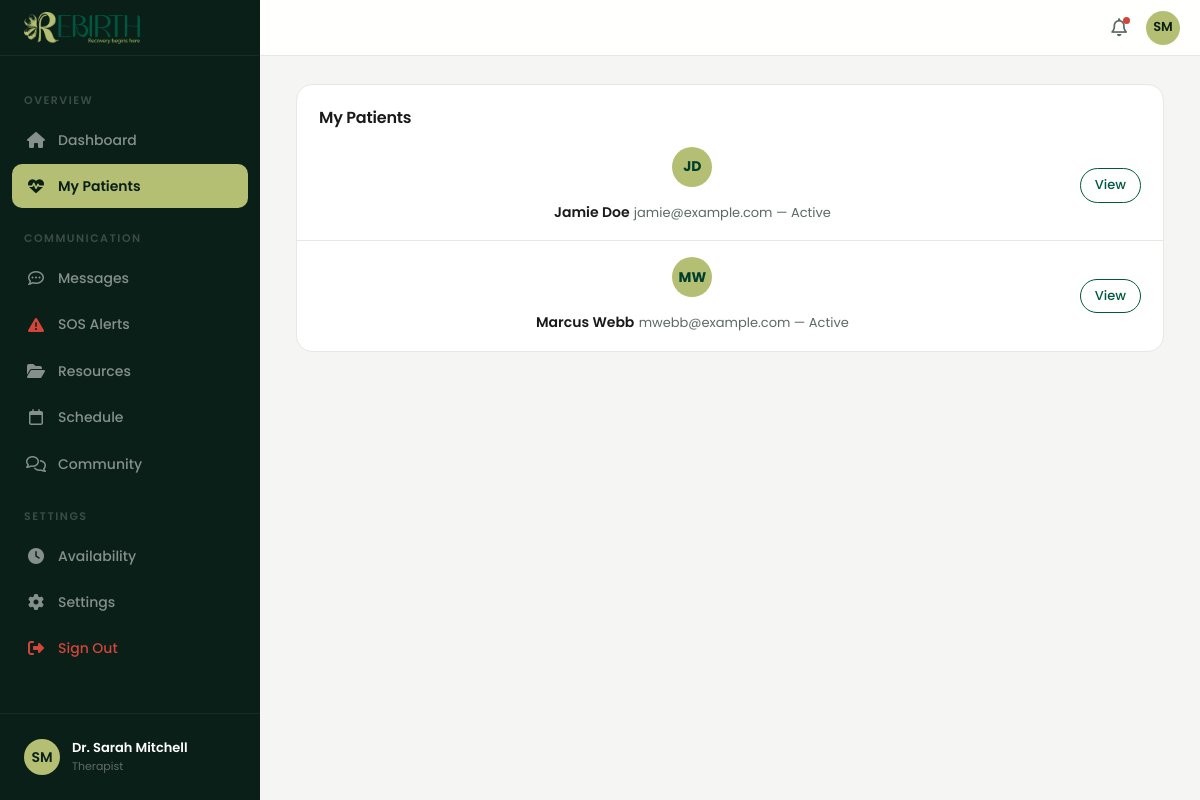
Screenshot of /therapist/patients (signed in) with the database file from the repository.
### tables this page shows
CREATE TABLE `users` (
  `id` INT AUTO_INCREMENT PRIMARY KEY,
  `name` VARCHAR(100) NOT NULL,
  `email` VARCHAR(255) NOT NULL UNIQUE,
  `password_hash` VARCHAR(255) NOT NULL,
  `role` ENUM('member','therapist','admin') NOT NULL DEFAULT 'member',
  `stage` ENUM('Onboarding','Active','Maintenance','Alumni') NOT NULL DEFAULT 'Onboarding',
  `avatar` VARCHAR(255) DEFAULT NULL,
  `initials` VARCHAR(4) NOT NULL,
  `created_at` DATETIME NOT NULL DEFAULT CURRENT_TIMESTAMP,
  `updated_at` DATETIME NOT NULL DEFAULT CURRENT_TIMESTAMP ON UPDATE CURRENT_TIMESTAMP
);

CREATE TABLE `therapist_patients` (
  `id` INT AUTO_INCREMENT PRIMARY KEY,
  `therapist_id` INT NOT NULL,
  `patient_id` INT NOT NULL,
  `assigned_at` DATETIME NOT NULL DEFAULT CURRENT_TIMESTAMP,
  FOREIGN KEY (`therapist_id`) REFERENCES `users`(`id`) ON DELETE CASCADE,
  FOREIGN KEY (`patient_id`) REFERENCES `users`(`id`) ON DELETE CASCADE,
  UNIQUE KEY `unique_assignment` (`therapist_id`, `patient_id`)
);

### app/core/Controller.php (called while the page is built, shortened)
<?php
class Controller {
  protected function render(string $view, array $data = []): string {
    extract($data);
    require VIEWS_PATH . '/' . $view . '.php';
    return ob_get_clean();
  }
  protected function renderWithLayout(string $layout, string $view, array $data = []): void {
    $content = $this->render($view, $data);
    extract(array_merge($data, ['content' => $content]));
    require VIEWS_PATH . '/layouts/' . $layout . '.php';
  }
}

### app/controllers/PanelController.php (called while the page is built, shortened)
<?php
class PanelController extends Controller {
  private function renderPanel(string $view, string $title, array $extra = []): void {
    $this->requireAuth();
    $user = $this->user();
    $memberGroups = Database::fetchAll(
      "SELECT g.* FROM `groups` g JOIN group_members gm ON gm.group_id = g.id WHERE gm.user_id = ?",
      [$user['id']]
    );
    $this->renderWithLayout('panel', $view, array_merge([
      'pageTitle' => $title . ' - Rebirth',
      'page' => $title,
      'user' => $user,
      'memberGroups' => $memberGroups,
      '_token' => $this->csrf(),
    ], $extra));
  }
  public function myPatients(): void {
    $this->requireRole('therapist');
    $user = $this->user();
    $patients = User::patientsForTherapist($user['id']);
    $this->renderPanel('panel/my-patients', 'My Patients', ['patients' => $patients]);
  }
}

### app/core/App.php (called while the page is built, shortened)
<?php
class App {
  private Router $router;
  public function __construct() {
    $this->router = new Router();
  }
  private function registerRoutes(): void {
    $this->router->get('/', 'SiteController@index');
    $this->router->get('/login', 'AuthController@login');
    $this->router->post('/login', 'AuthController@authenticate');
    $this->router->get('/signup', 'AuthController@signup');
    $this->router->post('/signup', 'AuthController@register');
    $this->router->get('/logout', 'AuthController@logout');
    $this->router->post('/logout', 'AuthController@logout');
    $this->router->get('/panel/dashboard', 'PanelController@dashboard');
    $this->router->get('/panel/checkin', 'PanelController@checkin');
    $this->router->get('/panel/journal', 'PanelController@journal');
    $this->router->get('/panel/appointments', 'PanelController@appointments');
    $this->router->get('/panel/community', 'PanelController@community');
    $this->router->get('/panel/progress', 'PanelController@progress');
    $this->router->get('/panel/resources', 'PanelController@resources');
    $this->router->get('/panel/settings', 'PanelController@settings');
    $this->router->post('/checkin', 'PanelController@saveCheckin');
    $this->router->post('/journal/create', 'PanelController@createJournal');
    $this->router->post('/journal/delete', 'PanelController@deleteJournal');
    $this->router->post('/appointments/create', 'PanelController@createAppointment');
    $this->router->post('/appointments/cancel', 'PanelController@cancelAppointment');
    $this->router->post('/messages/create', 'PanelController@createMessage');
    $this->router->post('/messages/like', 'PanelController@likeMessage');
    $this->router->post('/settings/profile', 'PanelController@updateProfile');
    $this->router->post('/settings/join-group', 'PanelController@joinGroup');
    $this->router->get('/therapist/patients', 'PanelController@myPatients');
    $this->router->get('/therapist/patient/{id}', 'PanelController@patientDetail');
    $this->router->get('/panel/messages', 'PanelController@messages');
    $this->router->post('/messages/send', 'PanelController@sendMessage');
    $this->router->get('/messages/poll', 'PanelController@pollMessages');
    $this->router->get('/panel/sos', 'PanelController@sos');
    $this->router->post('/panel/sos/send', 'PanelController@sendSos');
    $this->router->get('/therapist/resources', 'PanelController@therapistResources');
    $this->router->post('/therapist/resources/create', 'PanelController@createTherapistResource');
    $this->router->post('/therapist/resources/delete', 'PanelController@deleteTherapistResource');
    $this->router->get('/therapist/messages', 'PanelController@therapistMessages');
    $this->router->get('/therapist/messages/{id}', 'PanelController@therapistConversation');
    $this->router->get('/therapist/availability', 'PanelController@therapistAvailability');
    $this->router->post('/therapist/availability/save', 'PanelController@saveTherapistAvailability');
    $this->router->get('/therapist/sos', 'PanelController@therapistSos');
    $this->router->post('/therapist/sos/acknowledge', 'PanelController@acknowledgeSos');
    $this->router->post('/therapist/sos/resolve', 'PanelController@resolveSos');
    $this->router->get('/therapist/patient/{id}/progress', 'PanelController@patientProgress');
    $this->router->post('/therapist/patient/{id}/progress/update', 'PanelController@updatePatientProgress');
    $this->router->get('/therapist/sos/count', 'PanelController@sosCount');
    $this->router->get('/therapist/availability/check', 'PanelController@checkAvailability');
    $this->router->get('/admin/appointments/availability', 'AdminController@getAvailability');
    $this->router->get('/admin/dashboard', 'AdminController@dashboard');
    $this->router->get('/admin/users', 'AdminController@users');
    $this->router->get('/admin/appointments', 'AdminController@appointments');
    $this->router->get('/admin/resources', 'AdminController@resources');
    $this->router->get('/admin/moderation', 'AdminController@moderation');
    $this->router->get('/admin/settings', 'AdminController@settings');
    $this->router->get('/admin/analytics', 'AdminController@analytics');
    $this->router->post('/admin/users/create', 'AdminController@createUser');
    $this->router->post('/admin/users/update', 'AdminController@updateUser');
    $this->router->post('/admin/users/delete', 'AdminController@deleteUser');
    $this->router->post('/admin/appointments/create', 'AdminController@createAppointment');
    $this->router->post('/admin/appointments/update', 'AdminController@updateAppointment');
    $this->router->post('/admin/resources/create', 'AdminController@createResource');
    $this->router->post('/admin/resources/update', 'AdminController@updateResource');
    $this->router->post('/admin/resources/delete', 'AdminController@deleteResource');
    $this->router->post('/admin/moderation/delete', 'AdminController@deleteMessage');
  }
  public function run(): void {
    $method = $_SERVER['REQUEST_METHOD'];
    $uri = parse_url($_SERVER['REQUEST_URI'], PHP_URL_PATH);
    $this->router->dispatch($method, $uri);
  }
}

### index.php (called while the page is built, shortened)
<?php
require_once __DIR__ . '/config.php';
$app = new App();
$app->run();

### config.php (called while the page is built, shortened)
<?php
spl_autoload_register(function ($class) {
  $paths = [
    APP_PATH . '/core/' . $class . '.php',
    APP_PATH . '/controllers/' . $class . '.php',
    APP_PATH . '/models/' . $class . '.php',
  ];
  foreach ($paths as $file) {
    if (file_exists($file)) { require_once $file; return; }
  }
});

### app/core/Middleware.php (called while the page is built, shortened)
<?php
trait Middleware {
  protected function requireAuth(): void {
    $user = Database::fetch("SELECT * FROM users WHERE id = ?", [$_SESSION['user_id']]);
  }
  protected function requireRole(string ...$roles): void {
    $this->requireAuth();
  }
  protected function currentUser(): ?array {
    return $_SESSION['user'] ?? null;
  }
  protected function user(): array {
    $u = $this->currentUser();
    return $u;
  }
}

### app/core/Database.php (called while the page is built, shortened)
<?php
class Database {
  private static ?PDO $instance = null;
  public static function connect(): PDO {
    if (self::$instance === null) {
      $dsn = 'mysql:host=' . DB_HOST . ';port=' . DB_PORT . ';charset=utf8mb4';
      self::$instance = new PDO($dsn, DB_USER, DB_PASS, [
        PDO::ATTR_ERRMODE => PDO::ERRMODE_EXCEPTION,
        PDO::ATTR_DEFAULT_FETCH_MODE => PDO::FETCH_ASSOC,
        PDO::ATTR_EMULATE_PREPARES => false,
      ]);
      self::$instance->exec('CREATE DATABASE IF NOT EXISTS `' . DB_NAME . '` CHARACTER SET utf8mb4 COLLATE utf8mb4_unicode_ci');
      self::$instance->exec('USE `' . DB_NAME . '`');
    }
    return self::$instance;
  }
  public static function query(string $sql, array $params = []): PDOStatement {
    $stmt = self::connect()->prepare($sql);
    $stmt->execute($params);
    return $stmt;
  }
  public static function fetch(string $sql, array $params = []): ?array {
    $row = self::query($sql, $params)->fetch();
    return $row ?: null;
  }
  public static function fetchAll(string $sql, array $params = []): array {
    return self::query($sql, $params)->fetchAll();
  }
}

### app/models/User.php (called while the page is built, shortened)
<?php
class User {
  public static function patientsForTherapist(int $therapistId): array {
    return Database::fetchAll(
      "SELECT u.*, tp.assigned_at FROM users u
       JOIN therapist_patients tp ON tp.patient_id = u.id
       WHERE tp.therapist_id = ?
       ORDER BY u.name",
      [$therapistId]
    );
  }
}

### app/views/panel/my-patients.php (the view)
<div class="card">
  <h2>My Patients</h2>
  <?php if (empty($patients)): ?>
  <div style="padding:20px;text-align:center;color:var(--color-text-muted);">No patients assigned yet.</div>
  <?php else: ?>
  <?php foreach ($patients as $p): ?>
  <div class="appointment-item">
    <div style="display:flex;align-items:center;gap:12px;">
      <?php if (!empty($p['avatar'])): ?>
      <img src="/uploads/avatars/<?= htmlspecialchars($p['avatar']) ?>" alt="" style="width:40px;height:40px;border-radius:50%;object-fit:cover;flex-shrink:0;">
      <?php else: ?>
      <div style="width:40px;height:40px;border-radius:50%;background:var(--color-accent);color:var(--color-primary-dark);display:flex;align-items:center;justify-content:center;font-size:14px;font-weight:700;flex-shrink:0;"><?= htmlspecialchars($p['initials']) ?></div>
      <?php endif; ?>
      <div>
        <strong><?= htmlspecialchars($p['name']) ?></strong>
        <span><?= htmlspecialchars($p['email']) ?> — <?= htmlspecialchars($p['stage']) ?></span>
      </div>
    </div>
    <a href="/therapist/patient/<?= $p['id'] ?>" class="btn btn-outline" style="padding:6px 14px;font-size:13px;">View</a>
  </div>
  <?php endforeach; ?>
  <?php endif; ?>
</div>

### app/views/layouts/panel.php (shortened to what this page needs)
<!DOCTYPE html>
<html lang="en">
<head>
  <link rel="stylesheet" href="/css/app.css">
  <link rel="stylesheet" href="https://cdnjs.cloudflare.com/ajax/libs/font-awesome/6.5.1/css/all.min.css">
</head>
<body data-user-id="<?= $_SESSION['user_id'] ?? 0 ?>">
  <div class="app-layout">
    <aside class="app-sidebar">
      <div class="app-sidebar-header">
        <img src="/logo.png" alt="Rebirth">
      </div>
      <nav class="app-sidebar-nav">
        <?php if ($user['role'] === 'therapist'): ?>
        <div class="app-sidebar-section">Overview</div>
        <a href="/panel/dashboard" class="app-sidebar-link <?= $page === 'Dashboard' ? 'active' : '' ?>"><i class="fa-solid fa-house"></i>Dashboard</a>
        <a href="/therapist/patients" class="app-sidebar-link <?= $page === 'My Patients' ? 'active' : '' ?>"><i class="fa-solid fa-heart-pulse"></i>My Patients</a>
        <div class="app-sidebar-section">Communication</div>
        <a href="/therapist/messages" class="app-sidebar-link <?= $page === 'Messages' ? 'active' : '' ?>"><i class="fa-regular fa-comment-dots"></i>Messages</a>
        <a href="/therapist/sos" class="app-sidebar-link <?= $page === 'SOS Alerts' ? 'active' : '' ?>">
          <i class="fa-solid fa-triangle-exclamation" style="color:var(--color-danger);"></i>SOS Alerts
        </a>
        <a href="/therapist/resources" class="app-sidebar-link <?= $page === 'Resources' ? 'active' : '' ?>"><i class="fa-solid fa-folder-open"></i>Resources</a>
        <a href="/panel/appointments" class="app-sidebar-link <?= $page === 'Appointments' ? 'active' : '' ?>"><i class="fa-regular fa-calendar"></i>Schedule</a>
        <a href="/panel/community" class="app-sidebar-link <?= $page === 'Community' ? 'active' : '' ?>"><i class="fa-regular fa-comments"></i>Community</a>
        <div class="app-sidebar-section">Settings</div>
        <a href="/therapist/availability" class="app-sidebar-link <?= $page === 'Availability' ? 'active' : '' ?>"><i class="fa-solid fa-clock"></i>Availability</a>
        <a href="/panel/settings" class="app-sidebar-link <?= $page === 'Settings' ? 'active' : '' ?>"><i class="fa-solid fa-gear"></i>Settings</a>
        <a href="/logout" class="app-sidebar-link" style="color:var(--color-danger);"><i class="fa-solid fa-right-from-bracket"></i>Sign Out</a>
        <?php endif; ?>
      </nav>
      <div class="app-sidebar-footer">
        <div class="app-sidebar-user">
          <?php if (!empty($user['avatar'])): ?>
          <img src="/uploads/avatars/<?= htmlspecialchars($user['avatar']) ?>" alt="" class="app-sidebar-user-avatar" style="object-fit:cover;">
          <?php else: ?>
          <div class="app-sidebar-user-avatar"><?= htmlspecialchars($user['initials']) ?></div>
          <?php endif; ?>
          <div>
            <div class="app-sidebar-user-name"><?= htmlspecialchars($user['name']) ?></div>
            <div class="app-sidebar-user-role"><?= htmlspecialchars(ucfirst($user['role'])) ?></div>
          </div>
        </div>
      </div>
    </aside>
    <div class="app-main" style="flex:1;display:flex;flex-direction:column;min-width:0;">
      <header class="app-topbar">
        <div class="app-topbar-left">
          <span class="app-topbar-title"><?= htmlspecialchars($page) ?></span>
        </div>
        <div class="app-topbar-right">
          <button class="app-topbar-btn"><i class="fa-regular fa-bell"></i><span class="dot"></span></button>
          <?php if (!empty($user['avatar'])): ?>
          <img src="/uploads/avatars/<?= htmlspecialchars($user['avatar']) ?>" alt="" class="app-topbar-avatar" style="object-fit:cover;">
          <?php else: ?>
          <div class="app-topbar-avatar"><?= htmlspecialchars($user['initials']) ?></div>
          <?php endif; ?>
        </div>
      </header>
      <div class="app-content">
        <?= $content ?>
      </div>
    </div>
  </div>
</body>
</html>

### rows the page displays
users: initials "SM", name "Dr. Sarah Mitchell", role "Therapist"
therapist_patients: patient.initials "JD", patient.name "Jamie Doe", patient.email "jamie@example.com", patient.stage "Active"
therapist_patients: patient.initials "MW", patient.name "Marcus Webb", patient.email "mwebb@example.com", patient.stage "Active"
